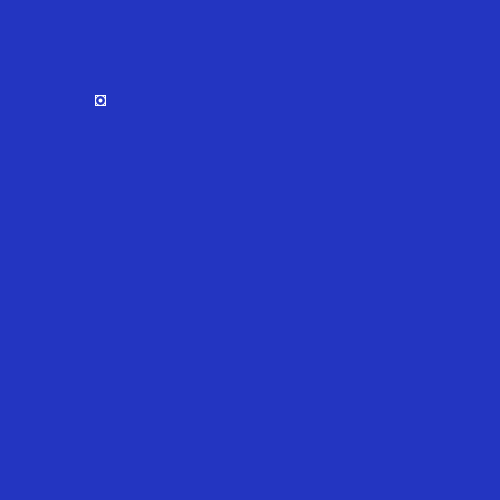
Frame 1 (no input)
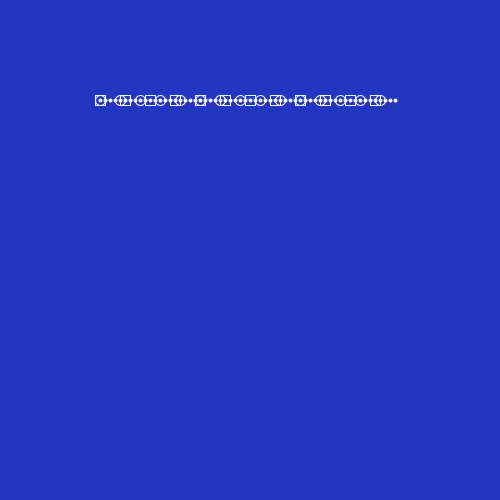
Frame 60 (the mouse pressed at the canvas centre just before this capture)
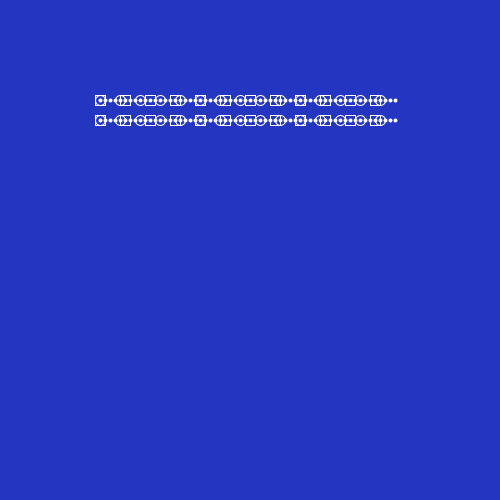
Frame 120 (the mouse held since frame 60 and released just before this capture)

The Processing sketch that drew these frames (run headless with seeded random() and noise(); from frame 60 on, the mouse is pressed at the canvas centre):

// Processing sketch: sketch_13042017
// ── sketch_13042017.pde
Line line;

void setup(){
  size(500,500);
  smooth();
  line = new Line();
  background(35,53,193);
}

void draw(){
  line.display();
  line.update();
}
// ── Line.pde
class Line {
  int posX = 100;
  int posY = 100;
  Line(){}
  
  void update(){
    if(posX<=400){
      posX+=5;
    }else if(posY>=390){
      posX += 0;
      posY += 0;
    }
    if(posX>=400 && posY<=390){
      posY+=20;
      posX = 100;
    }
  }
  void display(){
    strokeWeight(1);
    stroke(255);
    noFill();
    if(posX % 20 == 0){
      ellipse(posX, posY, 10,10);
    }
    rectMode(CENTER);
    if(posX % 25 == 0){
      rect(posX, posY, 10,10);
    }
    strokeWeight(4);
    point(posX, posY);
  }
}
